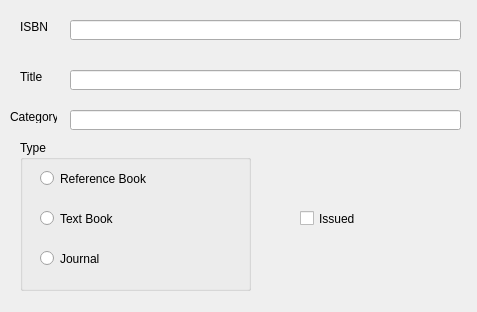
<?xml version="1.0" encoding="UTF-8"?>
<ui version="4.0">
 <class>Form</class>
 <widget class="QWidget" name="Form">
  <property name="geometry">
   <rect>
    <x>0</x>
    <y>0</y>
    <width>477</width>
    <height>312</height>
   </rect>
  </property>
  <property name="windowTitle">
   <string>Form</string>
  </property>
  <widget class="QLabel" name="Categorylabel">
   <property name="geometry">
    <rect>
     <x>10</x>
     <y>110</y>
     <width>47</width>
     <height>13</height>
    </rect>
   </property>
   <property name="text">
    <string>Category</string>
   </property>
  </widget>
  <widget class="QCheckBox" name="viewissued">
   <property name="geometry">
    <rect>
     <x>300</x>
     <y>210</y>
     <width>70</width>
     <height>17</height>
    </rect>
   </property>
   <property name="text">
    <string>Issued</string>
   </property>
  </widget>
  <widget class="QLabel" name="Titlelabel">
   <property name="geometry">
    <rect>
     <x>20</x>
     <y>70</y>
     <width>47</width>
     <height>13</height>
    </rect>
   </property>
   <property name="text">
    <string>Title</string>
   </property>
  </widget>
  <widget class="QLineEdit" name="viewtitle">
   <property name="geometry">
    <rect>
     <x>70</x>
     <y>70</y>
     <width>391</width>
     <height>20</height>
    </rect>
   </property>
  </widget>
  <widget class="QLabel" name="ISBNlabel">
   <property name="geometry">
    <rect>
     <x>20</x>
     <y>20</y>
     <width>47</width>
     <height>13</height>
    </rect>
   </property>
   <property name="text">
    <string>ISBN</string>
   </property>
  </widget>
  <widget class="QGroupBox" name="viewtypebox">
   <property name="geometry">
    <rect>
     <x>20</x>
     <y>140</y>
     <width>231</width>
     <height>151</height>
    </rect>
   </property>
   <property name="title">
    <string>Type</string>
   </property>
   <widget class="QRadioButton" name="viewreference">
    <property name="geometry">
     <rect>
      <x>20</x>
      <y>30</y>
      <width>141</width>
      <height>17</height>
     </rect>
    </property>
    <property name="text">
     <string>Reference Book</string>
    </property>
   </widget>
   <widget class="QRadioButton" name="viewtextbook">
    <property name="geometry">
     <rect>
      <x>20</x>
      <y>70</y>
      <width>82</width>
      <height>17</height>
     </rect>
    </property>
    <property name="text">
     <string>Text Book</string>
    </property>
   </widget>
   <widget class="QRadioButton" name="viewjournal">
    <property name="geometry">
     <rect>
      <x>20</x>
      <y>110</y>
      <width>82</width>
      <height>17</height>
     </rect>
    </property>
    <property name="text">
     <string>Journal</string>
    </property>
   </widget>
  </widget>
  <widget class="QLineEdit" name="viewisbn">
   <property name="geometry">
    <rect>
     <x>70</x>
     <y>20</y>
     <width>391</width>
     <height>20</height>
    </rect>
   </property>
  </widget>
  <widget class="QLineEdit" name="viewcategory">
   <property name="geometry">
    <rect>
     <x>70</x>
     <y>110</y>
     <width>391</width>
     <height>20</height>
    </rect>
   </property>
  </widget>
 </widget>
 <resources/>
 <connections/>
</ui>
